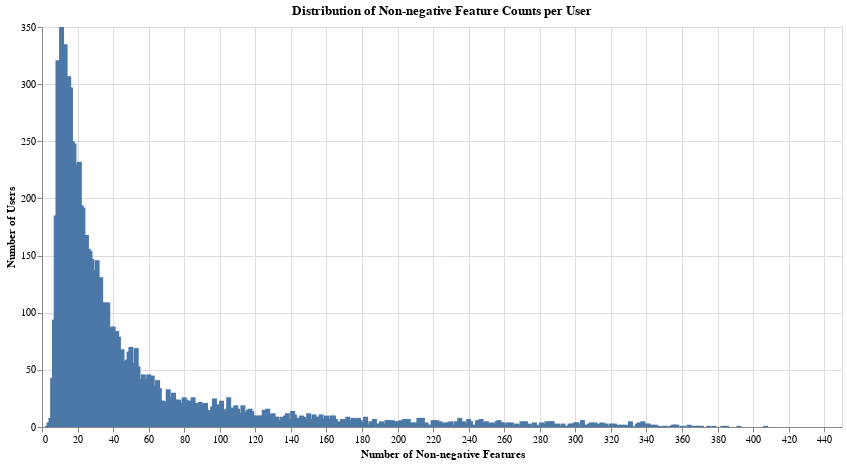

Notebook cell for this chart:
### Code cell
feature_ratio_dist = analyze_feature_ratio_distribution(user_profiles)
feature_ratio_dist

### Figure 1 — Vega-Lite specification as saved in the notebook (floating-point values rounded to 4 significant figures; data arrays with more than 128 entries replaced by an {"elided": "..."} marker saying what was removed)
{"config": {"view": {"continuousWidth": 300, "continuousHeight": 300}}, "data": {"name": "data-60f40e552cd265bda760baec4b78d166"}, "mark": {"type": "bar"}, "encoding": {"tooltip": [{"field": "feature_count", "type": "quantitative"}, {"field": "user_count", "type": "quantitative"}], "x": {"bin": false, "field": "feature_count", "title": "Number of Non-negative Features", "type": "quantitative"}, "y": {"field": "user_count", "title": "Number of Users", "type": "quantitative"}}, "height": 400, "title": "Distribution of Non-negative Feature Counts per User", "width": 800, "$schema": "https://vega.github.io/schema/vega-lite/v5.20.1.json", "datasets": {"data-60f40e552cd265bda760baec4b78d166": {"elided": "357 records"}}}
